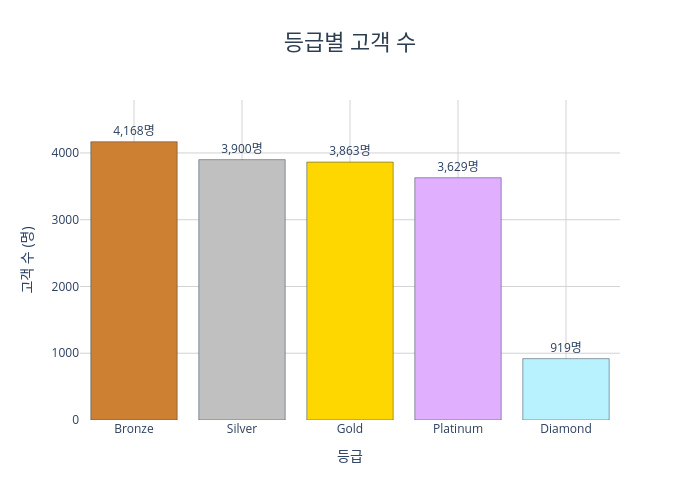

Notebook source saved alongside this figure:
### Code cell
color_map = {
    'Bronze': '#CD7F32',
    'Silver': '#C0C0C0',
    'Gold': '#FFD700',
    'Platinum': '#E0B0FF',
    'Diamond': '#B9F2FF'
}


fig = go.Figure(go.Bar(
    x=grade_analysis.index,
    y=grade_analysis['고객수'],
    marker=dict(
        color=[color_map[g] for g in grade_analysis.index],
        line=dict(color='#2c3e50', width=0.5)
    ),
    text=grade_analysis['고객수'].apply(lambda x: f'{x:,}명'),
    textposition='outside'
))

fig.update_layout(
    title=dict(
        text='등급별 고객 수',
        font=dict(size=22, color='#2c3e50', family='Arial Black'),
        x=0.5,
        xanchor='center'
    ),
    height=500,
    width=700,
    plot_bgcolor='white'
)

fig.update_xaxes(title_text='등급', gridcolor='lightgray')
fig.update_yaxes(
    title_text='고객 수 (명)',
    gridcolor='lightgray',
    range=[0, grade_analysis['고객수'].max() * 1.15]
)

fig.show()

### Figure 1 — Plotly figure (JSON) as saved in the notebook; plotly's stock layout.template omitted (floating-point values rounded to 4 significant figures)
{"data": [{"marker": {"color": ["#CD7F32", "#C0C0C0", "#FFD700", "#E0B0FF", "#B9F2FF"], "line": {"color": "#2c3e50", "width": 0.5}}, "text": ["4,168명", "3,900명", "3,863명", "3,629명", "919명"], "textposition": "outside", "type": "bar", "x": ["Bronze", "Silver", "Gold", "Platinum", "Diamond"], "y": [4168, 3900, 3863, 3629, 919]}], "layout": {"height": 500, "plot_bgcolor": "white", "title": {"font": {"color": "#2c3e50", "family": "Arial Black", "size": 22}, "text": "등급별 고객 수", "x": 0.5, "xanchor": "center"}, "width": 700, "xaxis": {"gridcolor": "lightgray", "title": {"text": "등급"}}, "yaxis": {"gridcolor": "lightgray", "range": [0, 4793.0], "title": {"text": "고객 수 (명)"}}}}
